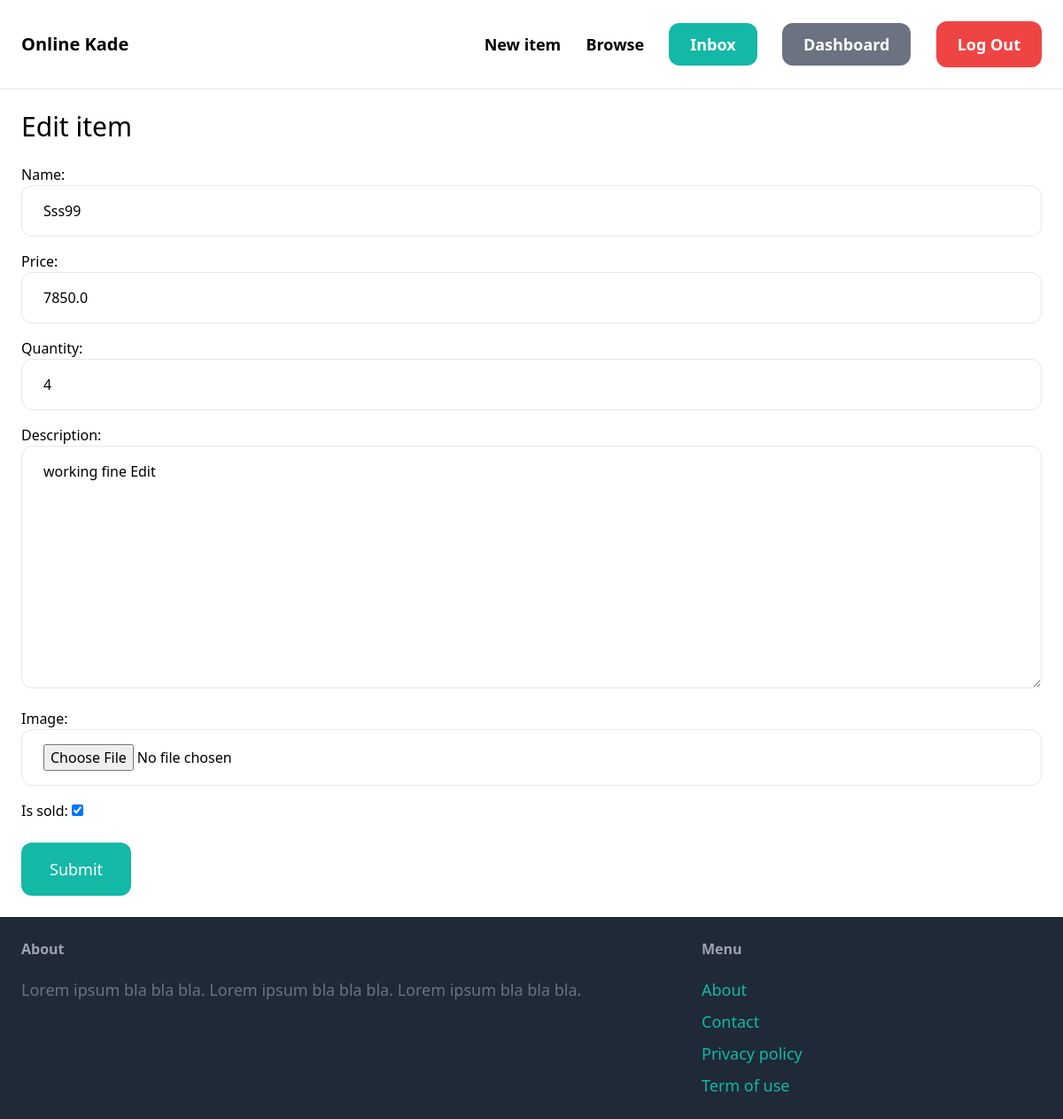
The app's page /items/8/edit/ (signed in), older data.
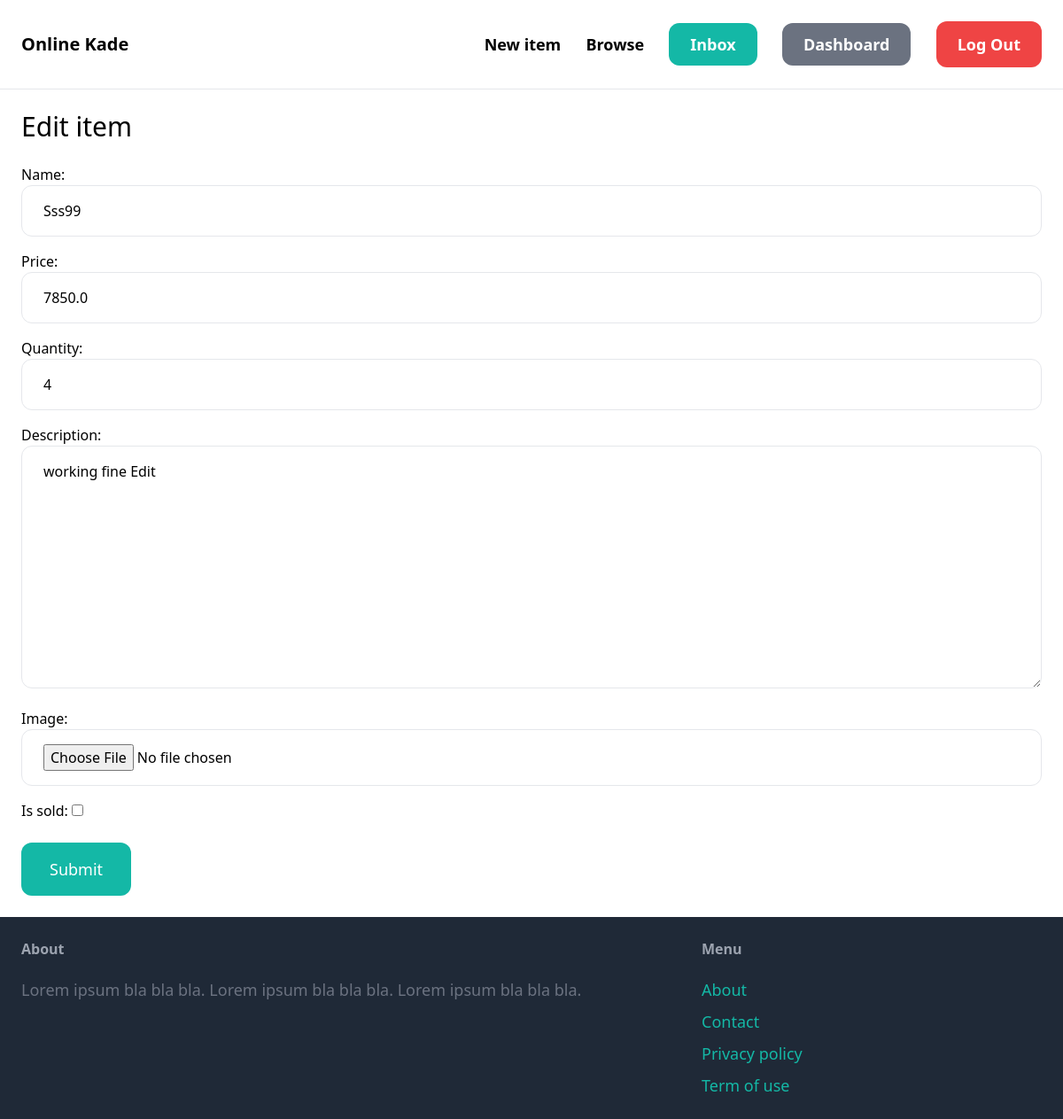
The same page, newer data.
### item/models.py (models this page shows, shortened)
class Item(models.Model):
    catagory = models.ForeignKey(
        Catagory, related_name='items', on_delete=models.CASCADE)
    name = models.CharField(max_length=100)
    description = models.TextField(blank=True, null=True)
    price = models.FloatField()
    quantity = models.IntegerField()
    image = models.ImageField(upload_to='item_images', blank=True, null=True)
    is_sold = models.BooleanField(default=False)
    created_at = models.DateTimeField(auto_now_add=True)
    created_by = models.ForeignKey(
        User, related_name='items', on_delete=models.CASCADE)

### item/views.py (the view)
# urls.py: path('<int:pk>/edit/', views.edit, name='edit'),
@login_required
def edit(request, pk):
    item = get_object_or_404(
        Item, pk=pk, created_by=request.user)
    if request.method == 'POST':
        form = EditItemForm(request.POST, request.FILES, instance=item)
        if form.is_valid():
            form.save()
            return redirect('item:detail', pk=item.id)
    else:
        form = EditItemForm(instance=item)
    return render(request, 'item/form.html', {'form': form, 'title': 'Edit item', })

### item/forms.py
class EditItemForm(forms.ModelForm):
    class Meta:
        model = Item
        fields = ['name', 'price',
                  'quantity', 'description', 'image', 'is_sold']
        widgets = {
            'name': forms.TextInput(attrs={
                'class': INPUT_CLASSES
            }),
            'price': forms.NumberInput(attrs={
                'class': INPUT_CLASSES
            }),
            'quantity': forms.NumberInput(attrs={
                'class': INPUT_CLASSES
            }),
            'description': forms.Textarea(attrs={
                'class': INPUT_CLASSES
            }),
            'image': forms.FileInput(attrs={
                'class': INPUT_CLASSES
            }),
        }

### item/templates/item/form.html (shortened to what this page needs)
{% extends 'core/base.html' %}
{%block content%}
<h1 class="mb-6 text-3xl">{{ title }}</h1>
<form method="post" action="." enctype="multipart/form-data">
    <div class="space-y-4">
        {{form.as_p}}
    </div>
    <button class="mt-6 py-4 px-8 text-lg bg-teal-500 hover:bg-teal-700 rounded-xl text-white">Submit</button>
</form>
{%endblock%}

### core/templates/core/base.html (shortened to what this page needs)
<!DOCTYPE html>
<html lang="en">
    <head>
        <script src="https://cdn.tailwindcss.com"></script>
    </head>
    <body>
        <nav class="py-6 px-6 flex justify-between items-center border-b border-gray-200">
            <a href="/" class="text-xl font-semibold">Online Kade</a>
            <div class="space-x-6">
                <a href="{% url 'item:new'%}" class="text-lg font-semibold hover:text-gray-500">New item</a>
                <a href="{% url 'item:items' %}" class="text-lg font-semibold hover:text-gray-500">Browse</a>
                {% if request.user.is_authenticated %}
                    <a href="{% url 'conversation:inbox' %}" class="px-6 py-3 text-lg font-semibold bg-teal-500 text-white rounded-xl hover:bg-teal-700">Inbox</a>
                    <a href="{% url 'dashboard:index'%}" class="px-6 py-3 text-lg font-semibold bg-gray-500 text-white rounded-xl hover:bg-gray-700">Dashboard</a>
                    <form action="{% url 'core:logout' %}" method="post" class="inline">
                        <button type="submit" class="px-6 py-3 text-lg font-semibold bg-red-500 text-white rounded-xl hover:bg-gray-700">
                            Log Out
                        </button>
                    </form>
                {% else %}
                <a href="{% url 'core:signup' %}" class="px-6 py-3 text-lg font-semibold bg-teal-500 text-white rounded-xl hover:bg-teal-700">Sign up</a>
                    <a href="{% url 'core:login' %}" class="px-6 py-3 text-lg font-semibold bg-gray-500 text-white rounded-xl hover:bg-gray-700">Log in</a>
                {% endif %}
            </div>
        </nav>
        <div class="px-6 py-6">
            {% block content %}
            {% endblock %}
        </div>
        <footer class="py-6 px-6 flex justify-between bg-gray-800">
            <div class="w-2/3 pr-10">
                <h3 class="mb-5 font-semibold text-gray-400">About</h3>
                <p class="text-lg text-gray-500">Lorem ipsum bla bla bla. Lorem ipsum bla bla bla. Lorem ipsum bla bla bla.</p>
            </div>
            <div class="w-1/3">
                <h3 class="mb-5 font-semibold text-gray-400">Menu</h3>
                <ul class="space-y-2">
                    <li><a href="#" class="text-lg text-teal-500 hover:text-teal-700">About</a></li>
                    <li><a href="{% url 'core:contact' %}" class="text-lg text-teal-500 hover:text-teal-700">Contact</a></li>
                    <li><a href="#" class="text-lg text-teal-500 hover:text-teal-700">Privacy policy</a></li>
                    <li><a href="#" class="text-lg text-teal-500 hover:text-teal-700">Term of use</a></li>
                </ul>
            </div>
        </footer>
    </body>
</html>

Row changes from the older to the newer data that the page shows:
changed Item "Sss99": is_sold "☑" → "☐"
